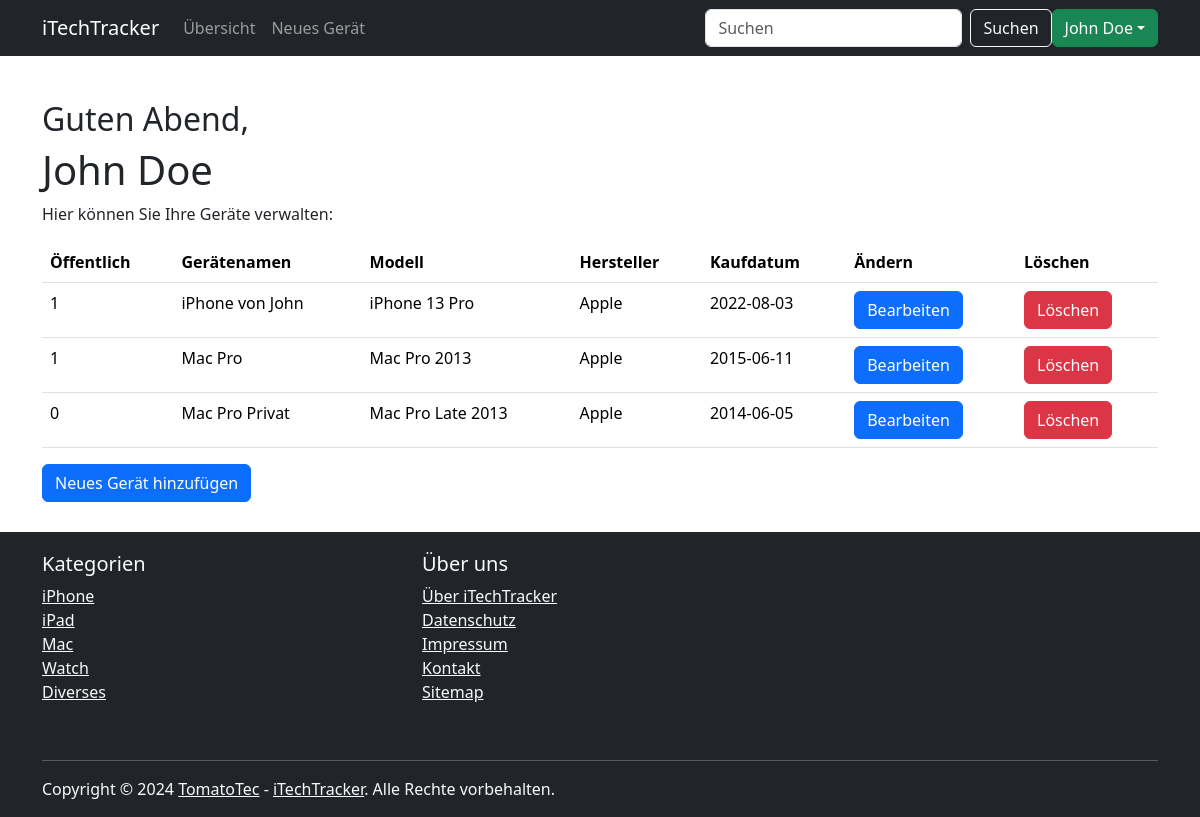
The app's page /overview.php (signed in) with its own data.
### tables this page shows
CREATE TABLE `assets` (
  `asset_id` int(11) NOT NULL,
  `user_id` int(11) NOT NULL,
  `device_name` varchar(255) NOT NULL,
  `model` varchar(255) NOT NULL,
  `manufacturer` varchar(255) DEFAULT NULL,
  `purchase_date` date DEFAULT NULL,
  `price` decimal(10,2) DEFAULT NULL,
  `color` varchar(50) DEFAULT NULL,
  `processor` varchar(255) DEFAULT NULL,
  `ram` varchar(50) DEFAULT NULL,
  `storage` varchar(50) DEFAULT NULL,
  `warranty_end` date DEFAULT NULL,
  `image_path` varchar(255) DEFAULT NULL,
  `public` tinyint(1) NOT NULL DEFAULT '0'
);

### overview.php (the view, shortened to what this page needs)
<?php
$user_id = $_SESSION['user_id'];
include('include/dbconnector.inc.php');
$query = "SELECT * FROM assets WHERE user_id = ?";
$stmt = $dbconn->prepare($query);
$stmt->bind_param("i", $user_id);
$stmt->execute();
$result = $stmt->get_result();
?>
<!DOCTYPE html>
<html lang="de">
<head>
    <link rel="stylesheet" href="style.css">
    <link href="https://cdn.jsdelivr.net/npm/bootstrap@5.3.3/dist/css/bootstrap.min.css" rel="stylesheet">
</head>
<body>
    <?php
    include 'include/navbar.inc.php';
    ?>
    <div class="container content-all">
        <?php
        $current_hour = date("H");
        if ($current_hour < 12) {
            $greeting = "Guten Morgen";
        } elseif ($current_hour < 18) {
            $greeting = "Guten Tag";
        } else {
            $greeting = "Guten Abend";
        }
        echo '<h2>' . $greeting . ',</h2>';
        echo '<h1>' . $fullname . '</h1>';
        ?>
        <p>Hier können Sie Ihre Geräte verwalten:</p>
        <table class="table">
            <thead>
                <tr>
                    <th>Öffentlich</th>
                    <th>Gerätenamen</th>
                    <th>Modell</th>
                    <th>Hersteller</th>
                    <th>Kaufdatum</th>
                    <th>Ändern</th>
                    <th>Löschen</th>
                </tr>
            </thead>
            <tbody>
                <?php
                while ($row = $result->fetch_assoc()) {
                    echo "<tr>";
                    echo "<td>" . $row['public'] . "</td>";
                    echo "<td>" . $row['device_name'] . "</td>";
                    echo "<td>" . $row['model'] . "</td>";
                    echo "<td>" . $row['manufacturer'] . "</td>";
                    echo "<td>" . $row['purchase_date'] . "</td>";
                    echo "<td><a href='asset-edit.php?id=" . $row['asset_id'] . "' class='btn btn-primary'>Bearbeiten</a></td>";
                    echo "<td>
                    <form method='post'>
                    <input type='hidden' name='asset_id' value='" . $row['asset_id'] . "'>
                    <button type='submit' class='btn btn-danger' name='delete_asset' onclick='return confirm(\"Möchten Sie dieses Gerät wirklich löschen?\")'>Löschen</button>
                </form>
              </td>";
                    echo "</tr>";
                }
                ?>
            </tbody>
        </table>
        <a href="asset-creation.php" class="btn btn-primary">Neues Gerät hinzufügen</a>
    </div>
    <?php
    include 'include/footer.inc.php';
    ?>
</body>
</html>

### Style.css (style rules this page uses)
.content-all { margin-top: 100px; margin-bottom: 30px; }
body { min-height: 100vh; display: flex; flex-direction: column; }

### records on screen
assets: public "1", device_name "iPhone von John", model "iPhone 13 Pro", manufacturer "Apple", purchase_date "2022-08-03"
assets: public "1", device_name "Mac Pro", model "Mac Pro 2013", manufacturer "Apple", purchase_date "2015-06-11"
assets: public "0", device_name "Mac Pro Privat", model "Mac Pro Late 2013", manufacturer "Apple", purchase_date "2014-06-05"

### other values on screen
$fullname "John Doe"
$greeting "Guten Abend"
